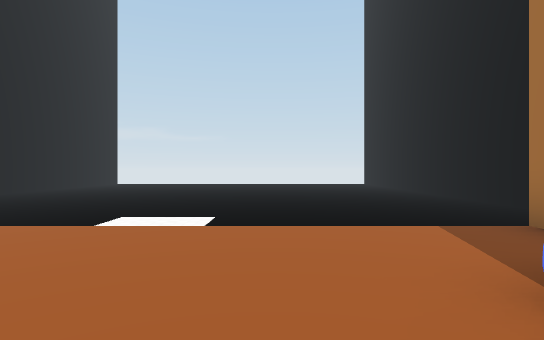
view 1 (above)

18 first-person views from a walk through a scene from a Unity 3-D project. The camera is 1.3 m above the floor, looks level and sees 80° across. The floor is counted in squares, 2 m on a side. Each view is taken from the middle of a square. On the plan, view 1 faces up. The plan holds only what a view shows up to about 10 squares ahead; the rest is blank. The place goes on beyond the plan. Some animated figures are not drawn. Some surface patterns are stand-ins.

view 2
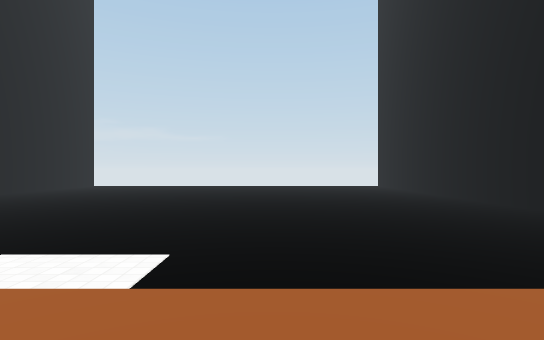

view 3
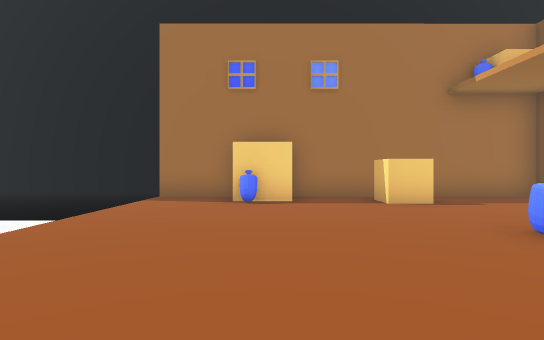

view 4
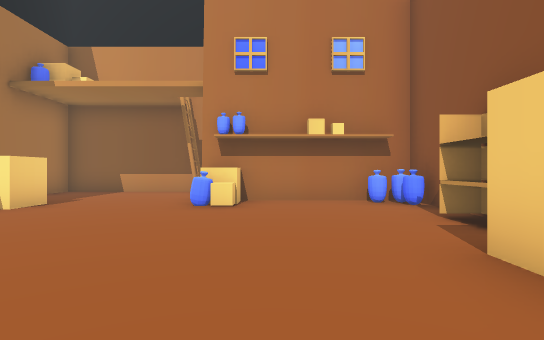

view 5
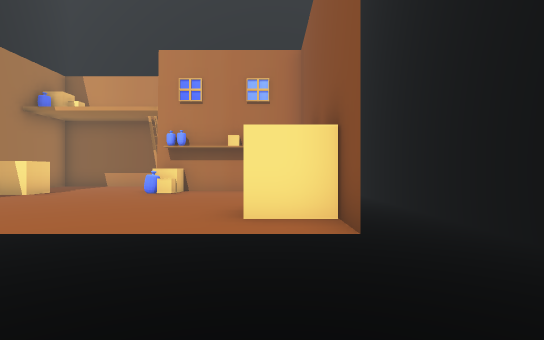

view 6
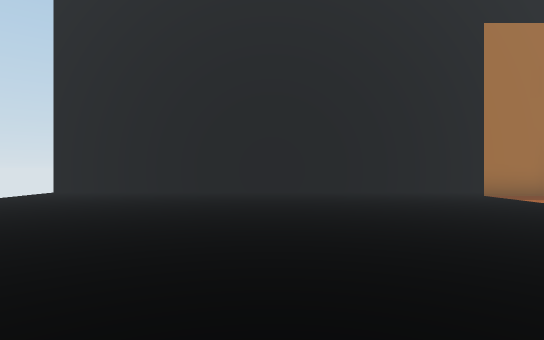

view 7
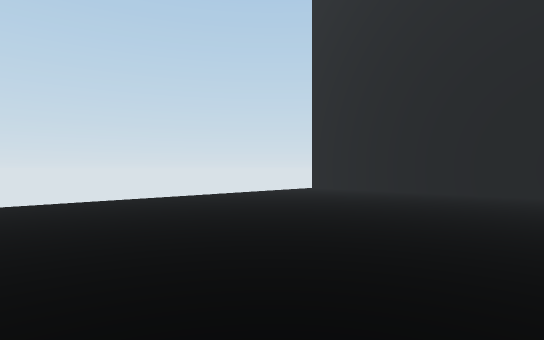

view 8
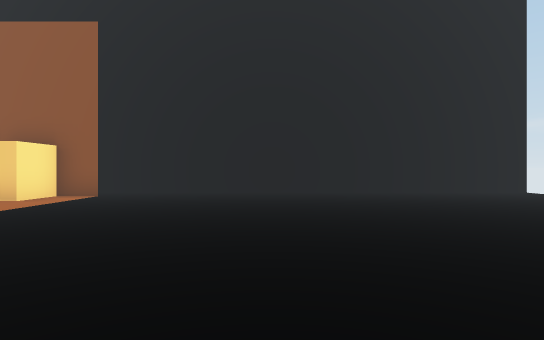

view 9
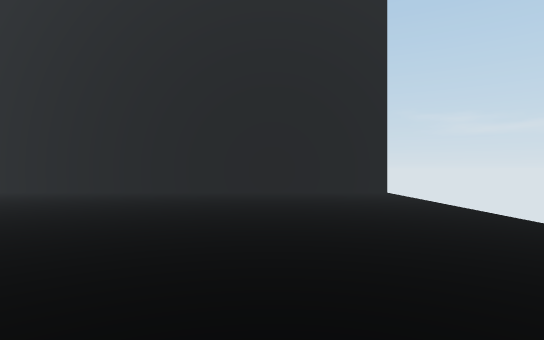

view 10
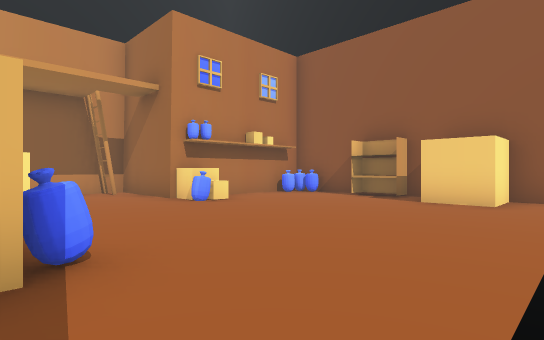

view 11
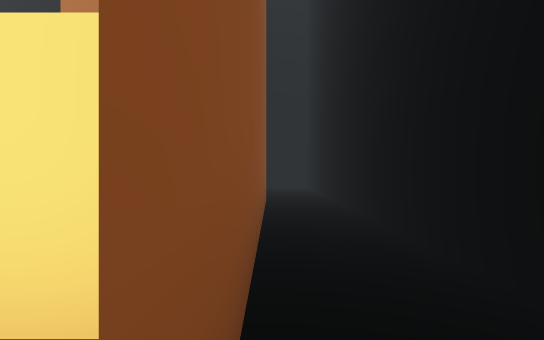

view 12
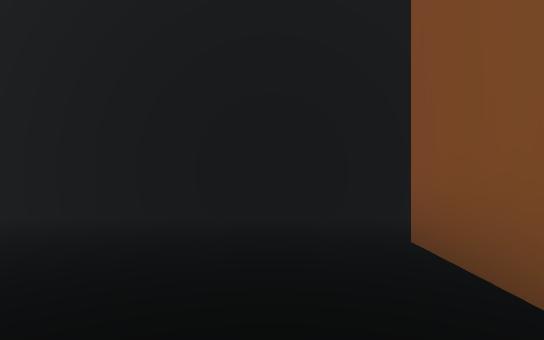

view 13
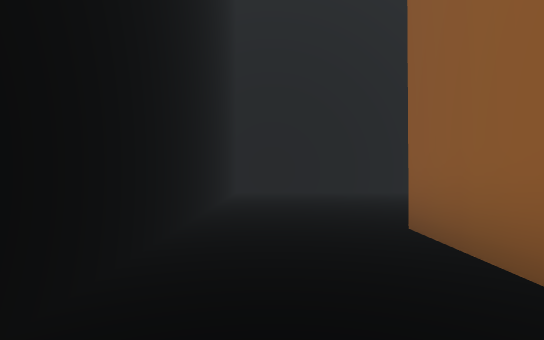

view 14
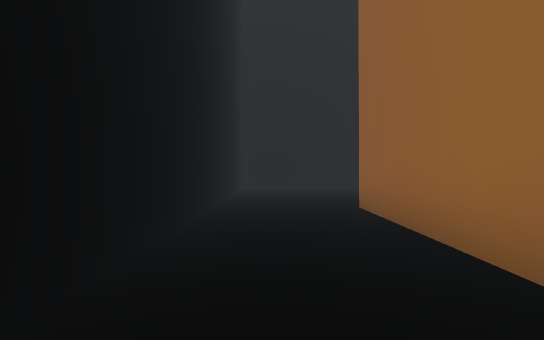

view 15
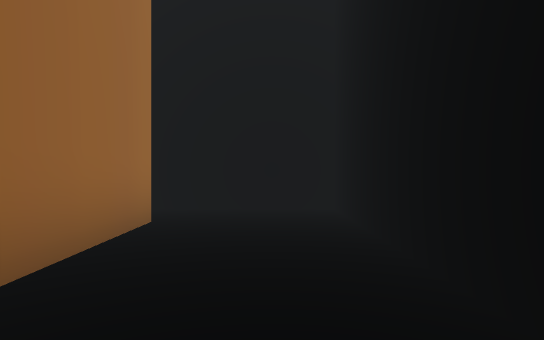

view 16
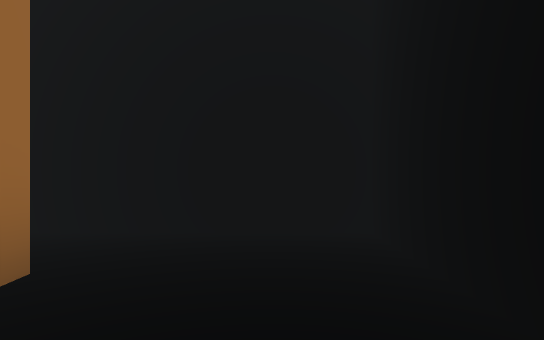

view 17
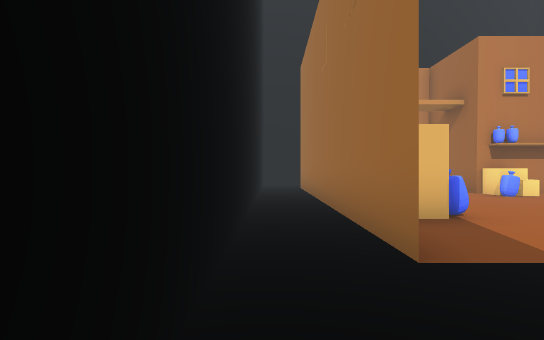

view 18
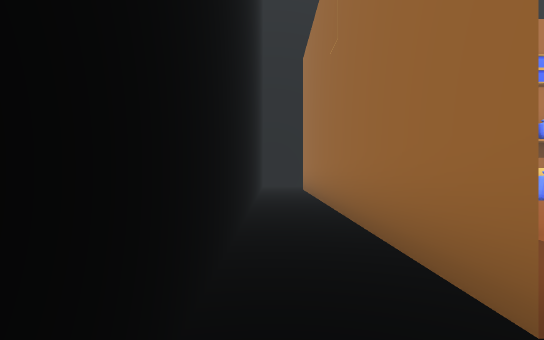

### Floor plan
Ten units are one square. View 1 is at (0, 0); x grows to the right and y downward. Boxes are objects, and circles mark ways between rooms. Rooms are numbered by the first view taken in them; rooms with no view inside come last. Other rooms are left out.
<svg viewBox="-85 -159 140 245">
<path fill="none" stroke="#000" d="M-46 -28 -46 -15M-59 -39 -59 -28 -46 -28M30 -19 30 -39 30 49M17 -5 17 -18 21 -18M-59 -8 -53 -8M-59 -6 -59 28 -15 28M-59 4 -52 4M-24 20 -15 20 -15 55 30 55 30 -5M12 21 12 12 21 12M-23 28 -23 17 -16 17M-56 21 -49 23M-59 28 -59 -39M-73 -154 -73 26M44 65 44 -154M-53 -8 -53 5M-44 28 -59 28M-60 80 -15 80M-73 26 -73 81M30 55 -16 55M-15 80 44 80 44 65"/>
<circle cx="-70" cy="20" r="3" fill="#2a7"/>
<circle cx="40" cy="70" r="3" fill="#2a7"/>
<circle cx="-10" cy="70" r="3" fill="#2a7"/>
<text x="-10" y="-60">1</text>
<text x="-50" y="50">2</text>
<text x="10" y="70">3</text>
</svg>
Room 1 opens to room 2. Room 1 opens to room 3. Room 2 opens to room 3.

Where each view was taken, in squares from view 1:
view 1: 0 up, 0 right, facing up
view 2: 2 up, 0 right, facing up
view 3: 1 up, 5 left, facing right
view 4: 4 up, 3 left, facing down
view 5: 7 up, 5 left, facing down
view 6: 9 up, 5 left, facing right
view 7: 8 up, 5 left, facing up-right
view 8: 8 up, 2 right, facing left
view 9: 12 up, 2 right, facing left
view 10: 4 up, 2 right, facing down-left
view 11: 4 up, 6 left, facing down
view 12: 4 down, 3 left, facing left
view 13: 7 down, 2 right, facing left
view 14: 7 down, 4 right, facing left
view 15: 7 down, 1 left, facing right
view 16: 7 down, 1 right, facing right
view 17: 6 up, 4 right, facing down
view 18: 5 up, 4 right, facing down
